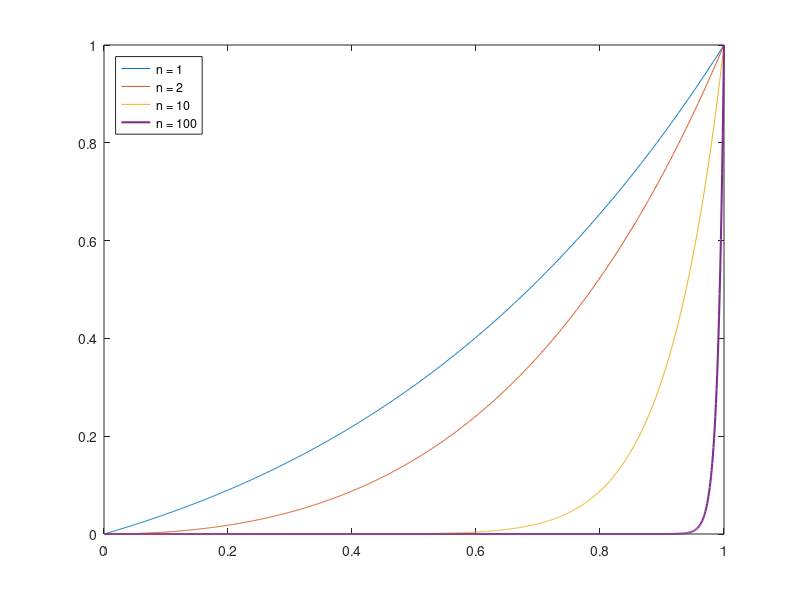

Recreate this plot in MATLAB.
fun = @(x,n) x.^n.*exp(x-1);

x = linspace(0,1,1000);

plot(x, fun(x,1), x, fun(x,2), x, fun(x,10), x,fun(x,100), "Linewidth", 1.5)
legend("n = 1", "n = 2", "n = 10", "n = 100", "Location", "northwest")